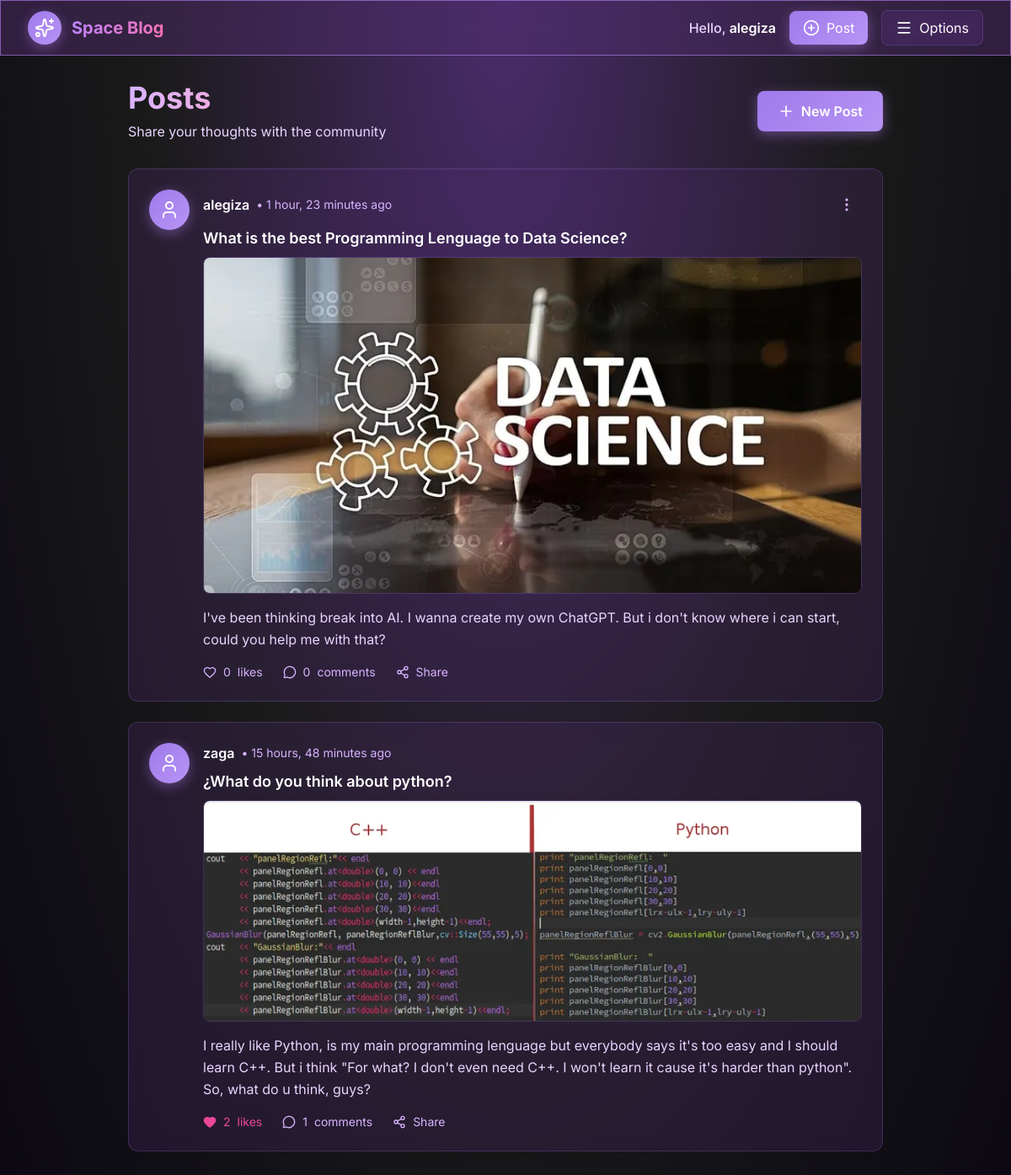
The app's page /posts/ (signed in) with its own data.
### menu/models.py (models this page shows, shortened)
class CustomUser(AbstractUser):
    email = models.EmailField(unique=True, blank=False)
    cellphone_number = models.CharField(max_length=20, blank=True, null=True) # Lo hago opcional
    country = models.CharField(max_length=100, blank=True)
    planet = models.CharField(max_length=100, blank=True)
    birth_date = models.DateField(null=True, blank=True)
    genre = models.CharField(max_length=50, blank=True)

### posts/models.py (models this page shows, shortened)
class Post(models.Model):
    title = models.CharField(
        max_length=255,
        unique=True,
        verbose_name="Title"
    )
    slug = models.SlugField(
        max_length=255,
        unique=True,
        blank=True,
        verbose_name="Slug"
    )
    author = models.ForeignKey(
        User,
        on_delete=models.CASCADE,
        related_name='posts',
        verbose_name="Autor"
    )
    description = models.TextField(
        verbose_name="Content"
    )
    image = models.ImageField(
        upload_to="posts_images/",
        blank=True,
        null=True,
        verbose_name="Image"
    )
    topics = models.ManyToManyField(
        Topic,
        related_name='posts',
        blank=True,
        verbose_name="Topics"
    )
    likes = models.ManyToManyField(
        User,
        through='Like',
        related_name='liked_posts',
        verbose_name='Likes'
    )
    created_at = models.DateTimeField(
        auto_now_add=True,
        verbose_name="Created at"
    )
    updated_at = models.DateTimeField(
        auto_now=True,
        verbose_name="Updated at"
    )
    is_published = models.BooleanField(
        default=True,
        verbose_name="Published"
    )
    class Meta:
        verbose_name = "Post"
        verbose_name_plural = "Posts"
        ordering = ['-created_at']

### posts/views.py (the view)
# urls.py: path('', views.posts_view, name='posts'),
@login_required
def posts_view(request):
    if request.method == 'POST':
        form = PostForm(request.POST, request.FILES)
        if form.is_valid():
            post = form.save(commit=False)
            post.author = request.user
            post.save()
            return redirect('posts:posts')
    else:
        form = PostForm()
    from .models import Post
    posts = Post.objects.filter(is_published=True).order_by('-created_at')
    context = {
        'form': form,
        'posts': posts
    }
    return render(request, 'posts/posts.html', context)

### posts/models.py (called while the page is built)
    def __str__(self):
        return self.name

### posts/templates/posts/posts.html (shortened to what this page needs)
{% load static %}
<!DOCTYPE html>
<html lang="en">
<head>
    <script src="https://cdn.tailwindcss.com"></script>
    <link rel="stylesheet" href="{% static 'posts/styles.css' %}?v=4">
</head>
<body class="gradient-purple min-h-screen text-white">
    <nav class="fixed top-0 left-0 right-0 z-50 glass border-b border-purple-500/30">
        <div class="max-w-full px-4 sm:px-6 lg:px-8">
            <div class="flex items-center justify-between h-16">
                <div class="flex items-center space-x-3">
                    <div class="w-10 h-10 rounded-full gradient-button flex items-center justify-center">
                        <i data-lucide="sparkles" class="w-6 h-6"></i>
                    </div>
                    <h1
                        class="text-xl font-bold bg-gradient-to-r from-purple-400 to-pink-400 bg-clip-text text-transparent">
                    </h1>
                </div>
                <div class="flex items-center space-x-4">
                    <span class="hidden sm:block text-purple-200 font-medium">
                        Hello, <span class="text-white font-semibold">{{ user.username }}</span>
                    </span>
                    <button id="openModalBtnTop"
                        class="gradient-button px-4 py-2 rounded-lg smooth-transition flex items-center space-x-2">
                        <i data-lucide="plus-circle" class="w-5 h-5"></i>
                        <span class="hidden md:inline">Post</span>
                    </button>
                    <button id="toggleSidebar"
                        class="glass px-4 py-2 rounded-lg smooth-transition hover:bg-purple-500/30 flex items-center space-x-2">
                        <i data-lucide="menu" class="w-5 h-5"></i>
                        <span class="hidden md:inline">Options</span>
                    </button>
                </div>
            </div>
        </div>
    </nav>
    <div class="flex pt-16 min-h-screen">
        <main class="flex-1 p-4 sm:p-6 lg:p-8">
            <div class="max-w-4xl mx-auto">
                <div class="mb-8 flex items-center justify-between">
                    <div>
                        <h1
                            class="text-3xl sm:text-4xl font-bold mb-2 bg-gradient-to-r from-purple-300 via-pink-300 to-purple-300 bg-clip-text text-transparent">
                        </h1>
                        <p class="text-purple-200">
                            Share your thoughts with the community
                        </p>
                    </div>
                    <button id="openModalBtn"
                        class="gradient-button px-6 py-3 rounded-lg font-semibold smooth-transition hover:shadow-lg hover:shadow-purple-500/50 flex items-center space-x-2">
                        <i data-lucide="plus" class="w-5 h-5"></i>
                        <span>New Post</span>
                    </button>
                </div>
                <div class="space-y-6">
                    {% if posts %}
                    {% for post in posts %}
                    <article
                        class="glass rounded-xl p-6 smooth-transition hover:bg-purple-500/10 hover:shadow-lg hover:shadow-purple-500/20 post-article"
                        data-post-id="{{ post.id }}" data-is-published="{{ post.is_published }}">
                        <div class="flex items-start space-x-4">
                            <div
                                class="w-12 h-12 rounded-full gradient-button flex items-center justify-center flex-shrink-0">
                                <i data-lucide="user" class="w-6 h-6"></i>
                            </div>
                            <div class="flex-1">
                                <div class="flex items-center justify-between mb-2">
                                    <div class="flex items-center space-x-2">
                                        <span class="font-semibold text-white">{{ post.author.username }}</span>
                                        <span class="text-purple-300 text-sm">• {{ post.created_at|timesince }}
                                            ago</span>
                                    </div>
                                    {% if post.author == request.user %}
                                    <div class="relative post-menu">
                                        <button
                                            class="post-menu-btn text-purple-300 hover:text-white smooth-transition p-2 rounded-lg hover:bg-purple-500/20">
                                            <i data-lucide="more-vertical" class="w-5 h-5"></i>
                                        </button>
                                    </div>
                                    {% endif %}
                                </div>
                                <h4 class="text-lg font-semibold text-white mb-2">
                                    {{ post.title }}
                                </h4>
                                {% if post.image %}
                                <div class="mb-4">
                                    <img src="{{ post.image.url }}" alt="{{ post.title }}"
                                        class="post-image rounded-lg max-w-full h-auto">
                                </div>
                                {% endif %}
                                <p class="text-purple-200 mb-4 post-description">
                                    {{ post.description }}
                                </p>
                                <div class="flex items-center space-x-6 text-sm">
                                    <button
                                        class="like-btn flex items-center space-x-2 smooth-transition {% if request.user in post.likes.all %}text-pink-500{% else %}text-purple-300 hover:text-purple-200{% endif %}"
                                        data-post-id="{{ post.id }}"
                                        data-is-liked="{% if request.user in post.likes.all %}true{% else %}false{% endif %}">
                                        <i data-lucide="heart"
                                            class="w-4 h-4 {% if request.user in post.likes.all %}fill-pink-500{% endif %}"></i>
                                        <span class="like-count">{{ post.likes.count }}</span>
                                        <span>likes</span>
                                    </button>
                                    <button
                                        class="comment-btn flex items-center space-x-2 text-purple-300 hover:text-purple-200 smooth-transition"
                                        data-post-id="{{ post.id }}" data-post-title="{{ post.title }}"
                                        data-post-author="{{ post.author.username }}"
                                        data-post-description="{{ post.description }}"
                                        data-post-image="{% if post.image %}{{ post.image.url }}{% endif %}"
                                        data-post-created="{{ post.created_at|timesince }}">
                                        <i data-lucide="message-circle" class="w-4 h-4"></i>
                                        <span class="comment-count">{{ post.comments.count }}</span>
                                        <span>comments</span>
                                    </button>
                                    <button
                                        class="flex items-center space-x-2 text-purple-300 hover:text-purple-200 smooth-transition">
                                        <i data-lucide="share-2" class="w-4 h-4"></i>
                                        <span>Share</span>
                                    </button>
                                </div>
                            </div>
                        </div>
                    </article>
                    {% endfor %}
                    {% endif %}
                </div>
            </div>
        </main>
    </div>
</body>
</html>

### posts/static/posts/styles.css (style rules this page uses)
:root { --bg-darker: #0a0612; --bg-dark: #1A1A1A; --bg-primary: #2e1a4b; --bg-secondary: #4a2c6b; --bg-card: rgba(78, 44, 107, 0.3); --bg-card-hover: rgba(78, 44, 107, 0.5); --text-white: #ffffff; --text-light: #FFFFFF; --text-medium: #e9d8fd; --text-soft: #d6bcfa; --accent-purple: #BB86FC; --accent-purple-primary: #9f7aea; --accent-purple-secondary: #b794f6; --accent-purple-light: #f3e7ff; --border-subtle: rgba(255, 255, 255, 0.1); --border-medium: rgba(187, 134, 252, 0.2); --border-bright: rgba(187, 134, 252, 0.6); --shadow-purple: rgba(187, 134, 252, 0.4); --shadow-purple-hover: rgba(187, 134, 252, 0.6); --shadow-purple-strong: rgba(187, 134, 252, 0.7); --overlay-light: rgba(255, 255, 255, 0.2); --overlay-purple: rgba(187, 134, 252, 0.1); --overlay-purple-medium: rgba(187, 134, 252, 0.15); }
* { margin: 0; padding: 0; box-sizing: border-box; }
body { font-family: 'Inter', sans-serif; background: var(--bg-dark); color: var(--text-white); min-height: 100vh; overflow-x: hidden; position: relative; }
body::before { content: ''; position: fixed; top: 0; left: 0; width: 100%; height: 100%; background: radial-gradient(ellipse at top, var(--bg-secondary) 0%, var(--bg-dark) 50%, var(--bg-darker) 100%); z-index: -2; }
.gradient-purple { background: radial-gradient(ellipse at top, var(--bg-secondary) 0%, var(--bg-dark) 50%, var(--bg-darker) 100%); }
.gradient-button { background: linear-gradient(135deg, var(--accent-purple-primary) 0%, var(--accent-purple-secondary) 100%); box-shadow: 0 4px 15px var(--shadow-purple); }
.glass { background: var(--bg-card); backdrop-filter: blur(10px); border: 1px solid var(--border-medium); }
.smooth-transition { transition: all 0.3s ease-in-out; }
.post-image { max-height: 400px; object-fit: cover; width: 100%; border: 1px solid var(--border-medium); }
.post-description { line-height: 1.6; max-height: 200px; overflow: hidden; text-overflow: ellipsis; display: -webkit-box; -webkit-line-clamp: 6; line-clamp: 6; -webkit-box-orient: vertical; }

### records on screen
CustomUser: username "alegiza"
Post: author.username "alegiza", created_at "1 hour, 23 minutes", title "What is the best Programming Lenguage to Data Science?", image (picture), description "I've been thinking break into AI. I wanna create my own ChatGPT. But i don't know where i can start, could you help me with that?", likes.count "0", comments.count "0"
Post: author.username "zaga", created_at "15 hours, 48 minutes", title "¿What do you think about python?", image (picture), description "I really like Python, is my main programming lenguage but everybody says it's too easy and I should learn C++. But i think \"For what? I don't even need C++. I won't learn it cause it's harder than python\". So, what do u think, guys?", likes.count "2", comments.count "1"
